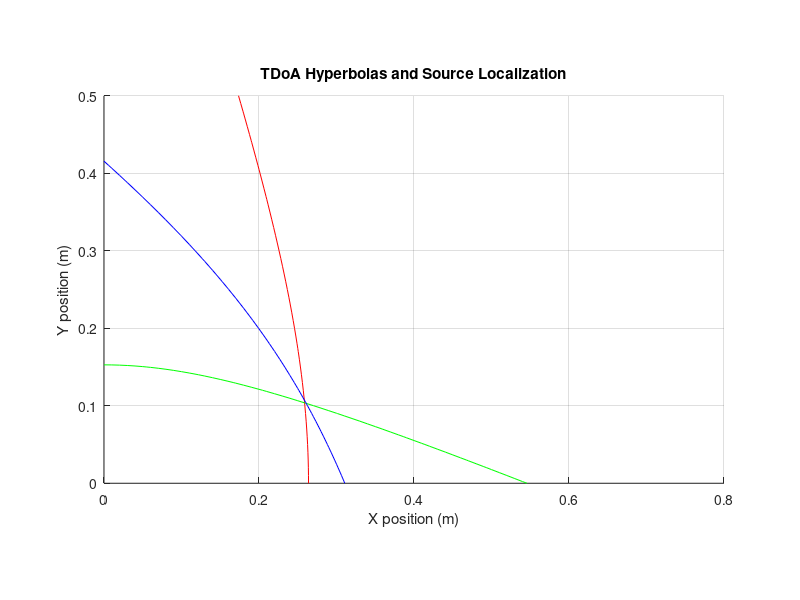

Recreate this plot in MATLAB. (Note: this script raises an error after producing the figure.)
% Constants
c = 343; % Speed of sound in m/s
f = 440; % Frequency of source in Hz
Fs = 44100; % Sampling rate in Hz
duration = 0.1; % Duration of the signal in seconds

% Microphone positions
mic = [0, 0;      % Mic 1
       0.8, 0;    % Mic 2
       0, 0.5;    % Mic 3
       0.8, 0.5]; % Mic 4

% Simulated source position (for example, [0.4, 0.3])
source_x = rand()*0.8;
source_y = rand()*0.5;

% Generate a simple sine wave
t = 0:1/Fs:duration;
signal = sin(2*pi*f*t);

% Compute distances from the source to each microphone
d = sqrt(sum((mic - [source_x, source_y]).^2, 2));

% Calculate delays for each microphone
delays = round((d / c) * Fs);

% Create delayed signals for each microphone
delayed_signals = zeros(4, length(signal) + max(delays));
for i = 1:4
    delayed_signals(i, delays(i) + 1 : delays(i) + length(signal)) = signal;
end

% Add white Gaussian noise to the signals
noise_level = 0.05; % Adjust as needed
noisy_signals = delayed_signals + noise_level*randn(size(delayed_signals));

time_diffs = zeros(1,3);
for i = 2:4
    [cross_corr, lags] = xcorr(noisy_signals(1,:), noisy_signals(i,:));
    [~, idx] = max(cross_corr);
    time_diffs(i-1) = lags(idx) / Fs;
end

% Generate a grid of points to evaluate the hyperbolic equation
x_range = 0:0.01:0.8;
y_range = 0:0.01:0.5;
[X, Y] = meshgrid(x_range, y_range);

% Plot the hyperbolas
figure; hold on;
colors = ['r', 'g', 'b'];
for i = 2:4
    Z = c*time_diffs(i-1) + sqrt((X-mic(i,1)).^2 + (Y-mic(i,2)).^2) - sqrt((X-mic(1,1)).^2 + (Y-mic(1,2)).^2);
    contour(X, Y, Z, [0 0], colors(i-1));
end

xlabel('X position (m)');
ylabel('Y position (m)');
title('TDoA Hyperbolas and Source Localization');
grid on; axis equal;

disp(['Actual source position: [', num2str(source_x), ',', num2str(source_y), ']']);
disp(['Estimated source position: [', num2str(estimatedPos(1)), ',', num2str(estimatedPos(2)), ']']);

% ... [Previous code remains unchanged]

% Find intersections
intersections = [];
for i = 1:3
    for j = i+1:4
        % For each pair of mics (i, j)
        Zi = c*time_diffs(i) + sqrt((X-mic(i+1,1)).^2 + (Y-mic(i+1,2)).^2) - sqrt((X-mic(1,1)).^2 + (Y-mic(1,2)).^2);
        Zj = c*time_diffs(j-1) + sqrt((X-mic(j,1)).^2 + (Y-mic(j,2)).^2) - sqrt((X-mic(1,1)).^2 + (Y-mic(1,2)).^2);
        c1 = contourc(x_range, y_range, Zi, [0 0]);
        c2 = contourc(x_range, y_range, Zj, [0 0]);
        intersec = InterX([c1(1,2:end);c1(2,2:end)],[c2(1,2:end);c2(2,2:end)]);
        intersections = [intersections intersec];
    end
end

% Calculate average of intersections as the estimated source position
if ~isempty(intersections)
    estimatedPos = [mean(intersections(1,:)), mean(intersections(2,:))];
else
    estimatedPos = [NaN, NaN];
end

% ... [Display and plotting remains unchanged]


disp(['Estimated source position: [', num2str(estimatedPos(1)), ',', num2str(estimatedPos(2)), ']']);



